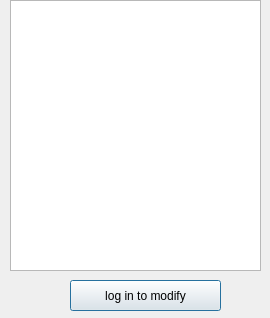
<?xml version="1.0" encoding="UTF-8"?>
<ui version="4.0">
 <class>view_souvenir_list</class>
 <widget class="QDialog" name="view_souvenir_list">
  <property name="geometry">
   <rect>
    <x>0</x>
    <y>0</y>
    <width>270</width>
    <height>318</height>
   </rect>
  </property>
  <property name="windowTitle">
   <string>Dialog</string>
  </property>
  <widget class="QTableWidget" name="display_souvenirs">
   <property name="geometry">
    <rect>
     <x>10</x>
     <y>0</y>
     <width>251</width>
     <height>271</height>
    </rect>
   </property>
  </widget>
  <widget class="QPushButton" name="pushButton">
   <property name="geometry">
    <rect>
     <x>70</x>
     <y>280</y>
     <width>151</width>
     <height>31</height>
    </rect>
   </property>
   <property name="text">
    <string>log in to modify</string>
   </property>
  </widget>
 </widget>
 <resources/>
 <connections/>
</ui>
